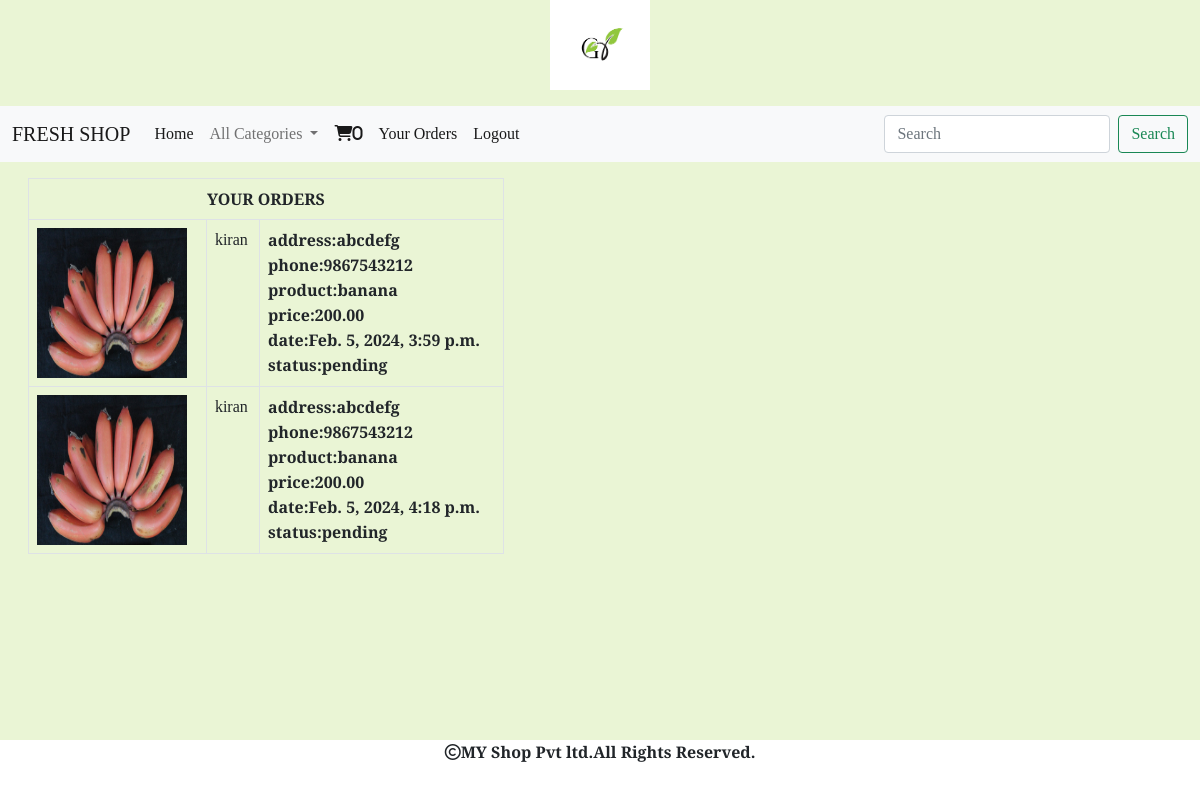
The app's page /cart/orderview (signed in) with its own data.
### cart/models.py (models this page shows, shortened)
class Order(models.Model):
    product = models.ForeignKey(Productt, on_delete=models.CASCADE)
    user = models.ForeignKey(User, on_delete=models.CASCADE)
    noofitems = models.IntegerField()
    address = models.TextField()
    phone = models.CharField(max_length=30)
    order_status = models.CharField(max_length=30, default="pending")
    delivery_status = models.CharField(max_length=30, default="pending")
    date_ordered = models.DateTimeField(auto_now_add=True)

### shop/models.py (models this page shows, shortened)
class Productt(models.Model):
    name = models.CharField(max_length=200)
    desc = models.TextField()
    image = models.ImageField(upload_to='shop/products',blank=True,null=True)
    price = models.DecimalField(max_digits=10,decimal_places=2)
    category = models.ForeignKey(Categoryy,on_delete=models.CASCADE)
    stock = models.IntegerField()
    available = models.BooleanField(default=True)
    created = models.DateTimeField(auto_now_add=True)
    updated = models.DateTimeField(auto_now_add=True)

### cart/views.py (the view)
# urls.py: path('orderview',views.orderview,name="orderview"),
def orderview(request):
    u=request.user
    o=Order.objects.filter(user=u)
    return render(request,'orderview.html',{'o':o})

### cart/context_processors.py (called while the page is built)
def productcount(request):
    item_count=0
    if request.user.is_authenticated:
        u=request.user
        try:
            cart=Cart.objects.filter(user=u)
            for i in cart:
                item_count=item_count+i.quantity
        except:
            item_count=0
    return {'count':item_count}

### shop/context_processors.py (called while the page is built)
def menu_links(request):
    c=Categoryy.objects.all()
    return {'links':c}

### templates/orderview.html
{% extends 'base.html' %}
{% load static %}
{% block content %}
<div class="container-fluid m-3">
<div class="row">
    <div class="col-sm-5">
<table class="table table-bordered">
    <tr><th colspan="5" class="text-center">YOUR ORDERS</th></tr>
            {% for i in o %}
<tr>
        <td> <img src="{{i.product.image.url}}" height="150px" width="150px"></td>
    <td>{{user.username}}</td>
        <td> <b>address:{{i.address}}</b></br>
        <b>phone:{{i.phone}}</b></br>
        <b>product:{{i.product.name}}</b></br>
            <b>price:{{i.product.price}}</b></br>
            <b>date:{{i.date_ordered}}</b></br>
            <b>status:{{i.delivery_status}}</b>
        </td>
</tr>
{% endfor %}
{% endblock %}

### static/css/a.css (style rules this page uses)
body { background-color:#eaf5d5; font-family: 'Playfair Display', serif; }

### records on screen
Order: product.image (picture), address "abcdefg", phone "9867543212", product.name "banana", product.price "200.00", date_ordered "Feb. 5, 2024, 3:59 p.m.", delivery_status "pending"
Order: product.image (picture), address "abcdefg", phone "9867543212", product.name "banana", product.price "200.00", date_ordered "Feb. 5, 2024, 4:18 p.m.", delivery_status "pending"

### other values on screen
{{ count }} "0"
{{ user.username }} "kiran"
